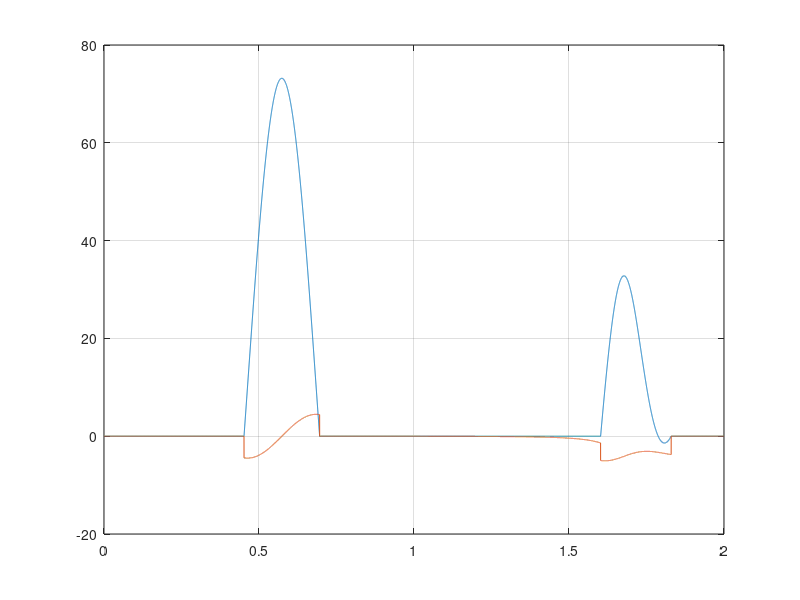
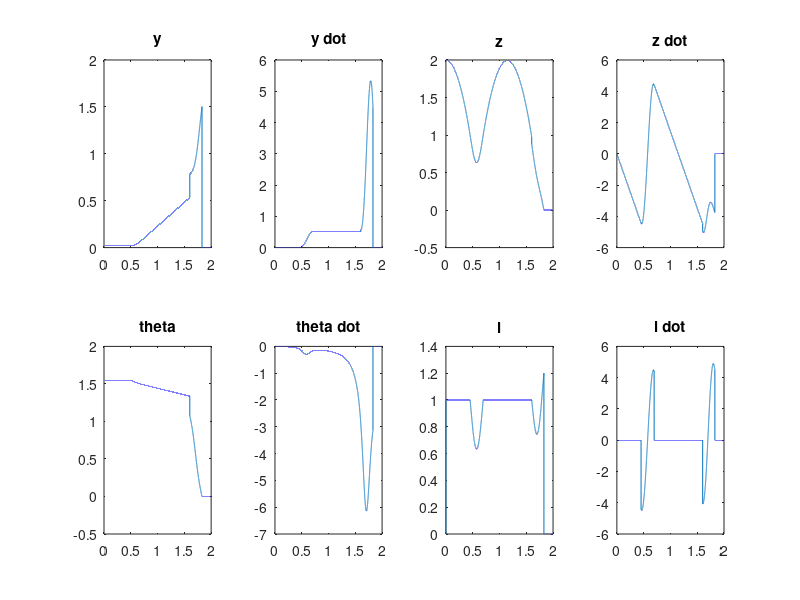
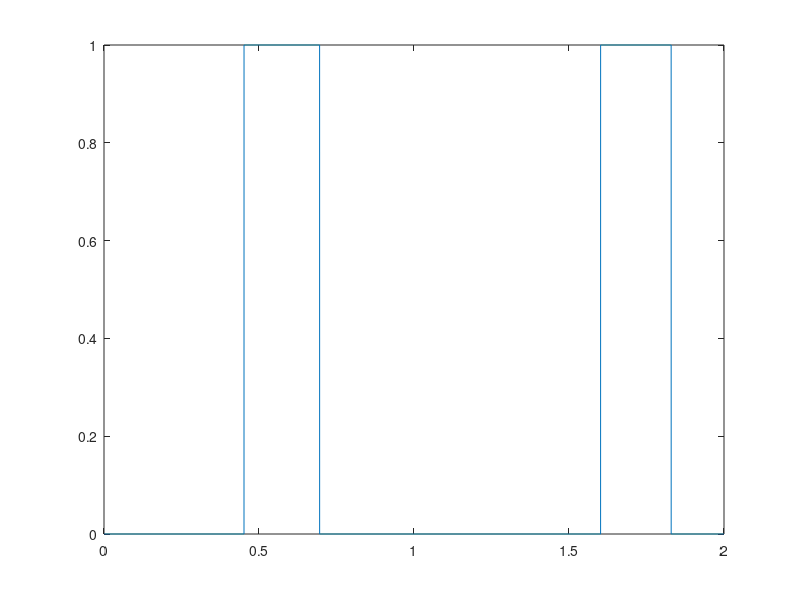
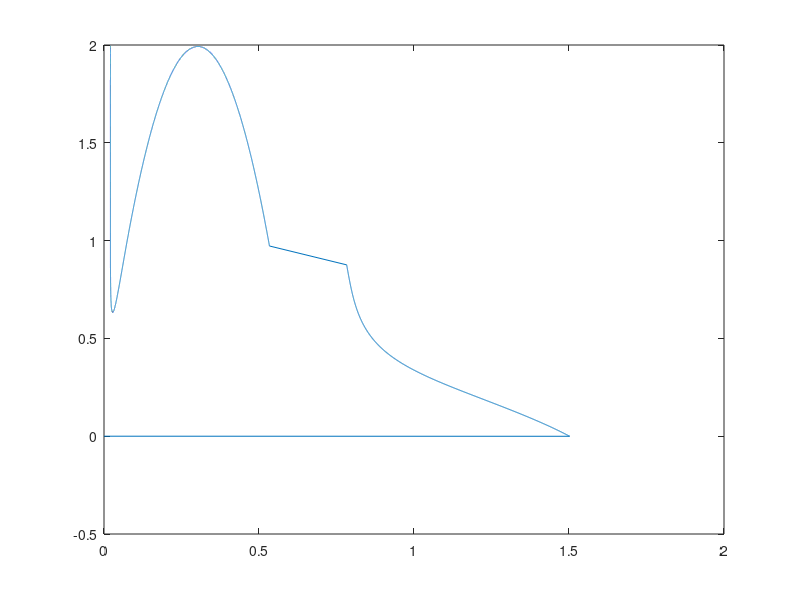

Write MATLAB code to recreate these figures, in order. (Note: this script raises an error after producing the figures.)
% neutral point: position resulting in zero acceleration i.e. constant
% velocity of hopper
% Start with simulation, then add PD control, then try optimal control
% Possibly try more advanced model after? Terrain?

% Constants:
g = 9.81;  % gravity
r = 2000;  % spring constant
m = 10;  % mass
l_0 = 1;  % equilibrium leg length

% Let y be horizontal distance, z be vertical distance, w be angular
% velocity of body, theta be counter-clockwise leg angle from y axis and l
% be the leg length

% Flight dynamics:
% x_f = [y, y_dot, z, z_dot, theta]
A_f = [0 1 0 0 0;
       0 0 0 0 0;
       0 0 0 1 0;
       0 0 0 0 0;
       0 0 0 0 0];
B_f = [0 0 0 0 1]';
f_f = @(x_f, w) A_f * x_f + B_f * w + [0 0 0 -g 0]';

% Stance dynamics:
% x_s = [theta, theta_dot, l, l_dot]
f_s = @(x_s, u) [x_s(2); -2 * x_s(2) * x_s(4) / x_s(3) - g * cos(x_s(1)) / x_s(3);
            x_s(4); -g * sin(x_s(1)) + x_s(2)^2 * x_s(3) + r / m * (l_0 - x_s(3))] + ...
            [0 0; 0 1 / (m * x_s(3)^2); 0 0; r / m 0] * u;
        
% Touchdown detector:
td = @(x_f, x_fo) ~isequal(sign(x_f(3) - l_0 * sin(x_f(5))), ...
                  sign(x_fo(3) - l_0 * sin(x_fo(5)))) && x_f(4) < 0;

% Takeoff detector:
to = @(x_s, x_so, u) cos(x_s(1)) * x_s(2) * x_s(3) + sin(x_s(1)) * x_s(4) > 0 && ...
                     ~isequal(sign(r / m * sin(x_s(1)) * (l_0 - x_s(3) + u(1)) + ...
                     cos(x_s(1)) * u(2) / (m * x_s(3))), ...
                     sign(r / m * sin(x_so(1)) * (l_0 - x_so(3) + u(1)) + ...
                     cos(x_so(1)) * u(2) / (m * x_so(3))));
           
% Flight to stance coordinate transformation (y_f is stance position):
f2s = @(x_f, y_f) [acot(x_f(1)/x_f(3));
              (x_f(1) * x_f(4) - x_f(3) * x_f(2)) / ((x_f(1) - y_f)^2 + x_f(3)^2);
              sqrt((x_f(1) - y_f)^2 + x_f(3)^2);
              (x_f(1) * x_f(2) + x_f(3) * x_f(4)) / sqrt((x_f(1) - y_f)^2 + x_f(3)^2)];

% Stance to flight coordinate transformation:
s2f = @(x_s, y_f) [cos(x_s(1)) * x_s(3) + y_f;
             -sin(x_s(1)) * x_s(2) * x_s(3) + cos(x_s(1)) * x_s(4);
              sin(x_s(1)) * x_s(3);
              cos(x_s(1)) * x_s(2) * x_s(3) + sin(x_s(1)) * x_s(4);
              x_s(1)];

% Simulation initialization:
dt = 0.0001;
K = 20000;
t = 0:dt:((K - 1) * dt);
s = zeros(1, K);  % state variable, 0 is flight and 1 is stance
s(1) = 0;
n_f = 5;
n_s = 4;
x_f = zeros(n_f, K);
x_f(:, 1) = [l_0 * cos(1.55) 0 2 0 1.55]';
y_f = zeros(1, K);
x_s = zeros(n_s, K);
%x_s(:, 1) = [1.6 -0.4 0.8 -0.8]';
u = [0 0]';
w = 0;

% Simulation:
for k = 1:(K - 1)
    if x_f(3, k) < 0
        break
    end
    if s(k)
        % Simulate stance dynamics:
        x_s(:, k + 1) = x_s(:, k) + f_s(x_s(:, k), u) * dt;
        
        y_f(k + 1) = y_f(1, k);
        
        x_f(:, k + 1) = s2f(x_s(:, k + 1), y_f(k + 1));
       
        if k > 1 && to(x_s(:, k + 1), x_s(:, k), u)  % detect takeoff
            s(k + 1) = 0;
            w = x_s(2, k + 1);  % set new angular velocity
            x_f(:, k + 1) = s2f(x_s(:, k + 1), y_f(k + 1));
        else
            s(k + 1) = 1;
        end
    else
        % Simulate flight dynamics:
        x_f(:, k + 1) = x_f(:, k) + f_f(x_f(:, k), w) * dt;
        
        y_f(k + 1) = x_f(1, k + 1) - cos(x_f(5, k + 1)) * l_0; % WRONG POSSIBLY set new stance position
        
        x_s(:, k + 1) = f2s(x_f(:, k + 1), y_f(k + 1));
        x_s(3, k + 1) = l_0;
        x_s(4, k + 1) = 0;
        
        if k > 1 && td(x_f(:, k + 1), x_f(:, k))  % detect touchdown
            s(k + 1) = 1;
            x_s(:, k + 1) = f2s(x_f(:, k + 1), y_f(k + 1));
        else
            s(k + 1) = 0;
        end
    end
end

% Plot:
figure(1); clf;
plot(t, r / m * sin(x_s(1, :)) .* (l_0 - x_s(3, :) + u(1)) + ...
               cos(x_s(1, :)) .* u(2) / (m * x_s(3, :)));  % horizontal acceleration = 0
hold on;
grid on;
plot(t, cos(x_s(1, :)) .* x_s(2, :) .* x_s(3, :) + sin(x_s(1, :)) .* x_s(4, :));  % vertical velocity > 0


figure(2); clf;
subplot(2, 4, 1);
plot(t, x_f(1, :));
title('y');
subplot(2, 4, 2);
plot(t, x_f(2, :));
title('y dot');
subplot(2, 4, 3);
plot(t, x_f(3, :));
title('z');
subplot(2, 4, 4);
plot(t, x_f(4, :));
title('z dot');
subplot(2, 4, 5);
plot(t, x_f(5, :));
title('theta');
subplot(2, 4, 6);
plot(t, x_s(2, :));
title('theta dot');
subplot(2, 4, 7);
plot(t, x_s(3, :));
title('l');
subplot(2, 4, 8);
plot(t, x_s(4, :));
title('l dot');

figure(4); clf;
plot(t, s);

figure(5); clf;
plot(x_f(1, :), x_f(3, :));

figure(6); clf;
plot(t, x_f(3, :) - l_0 * sin(x_f(5, :)));
hold on;
grid on;
plot(t, x_f(4, :));

figure(7); clf;
plot(t, y_f);

% Animation:
style1 = hgexport('factorystyle');
style1.Format = 'png';
style1.Width = 6;
style1.Height = 2.5;
style1.Resolution = 300;
style1.Units = 'inch';
style1.FixedFontSize = 12;

c1 = [66, 80, 207] / 256;
c2 = [201, 40, 51] / 256;
c3 = [168, 56, 201] / 256;

fig = figure(8); clf;
set(gcf,'color','w');

for k = 1:50:K
    plot(x_f(1, k), x_f(3, k), 'Marker', 'o', 'Color', c2, 'MarkerFaceColor', c2);
    grid on
    hold on
    plot(x_f(1, k) - x_s(3, k) * cos(x_f(5, k)), x_f(3, k) - x_s(3, k) * sin(x_f(5, k)), 'Marker', 'o', 'Color', c2, 'MarkerFaceColor', c2);
    
    axis equal
    axis([-0.5, 2.5, -0.5, 2.5]);
    
    drawnow
    hold off
end
